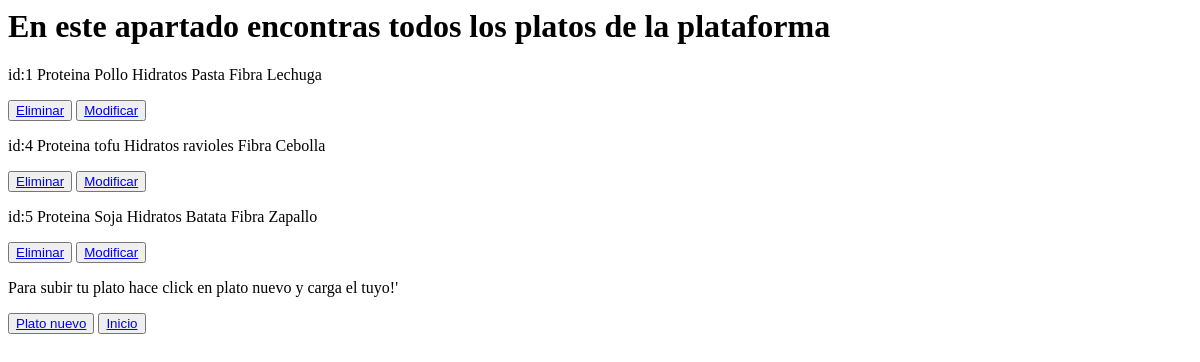
Before: /mostrar_dieta/ with the older database file.
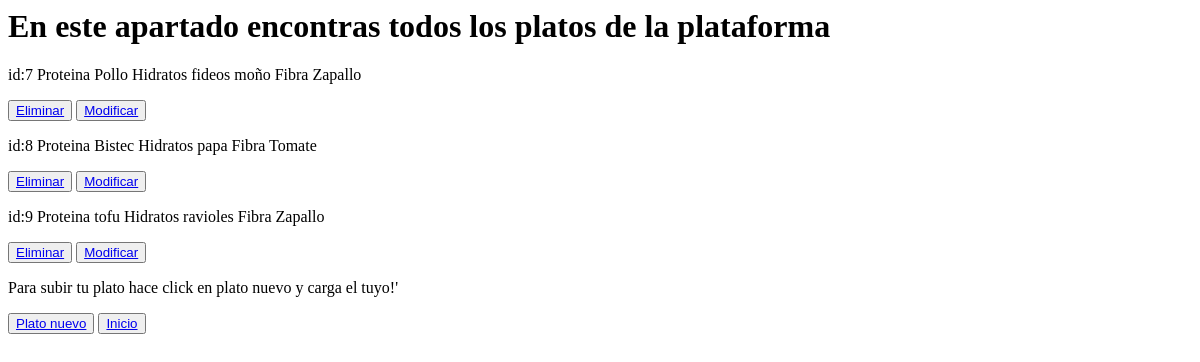
After: the same page with the newer database file.
### Blog1App/models.py (models this page shows)
class Alimentacion(models.Model):
    Proteina= models.CharField(max_length=40)
    Hidratos= models.CharField(max_length=40)
    Fibra= models.CharField(max_length=40)

### Blog1App/views.py (the view)
# urls.py: path('mostrar_dieta/',views.mostrar_comida,name='Mostrar Alimentacion'),
def mostrar_comida(request):
    alimentate= Alimentacion.objects.all()
    context = {'alimentate':alimentate}
    return render(request,'mostrar_alimentacion.html', context=context )

### Blog1App/templates/mostrar_alimentacion.html
<strong><h1>En este apartado encontras todos los platos de la plataforma</h1></strong>
{%for Alimentacion in alimentate %}
<p> id:{{Alimentacion.id}}
    Proteina {{Alimentacion.Proteina}}
    Hidratos {{Alimentacion.Hidratos}}
    Fibra {{Alimentacion.Fibra}}
</p>
    <button>
        <a href="{% url 'Eliminar Alimentacion' Alimentacion.id %}">Eliminar</a>
    </button>
    <button>
        <a href="{% url 'Modificar Alimentacion' Alimentacion.id %}">Modificar</a>
    </button>
{% endfor %}
<p>Para subir tu plato hace click en  plato nuevo  y carga el tuyo!'</p>
<button>
    <a href= "http://127.0.0.1:8000/mostrar_alimentacion/">Plato nuevo</a>
</button>
<button>
    <a href="http://127.0.0.1:8000/">Inicio</a>
</button>

Changed rows visible on the page:
removed Alimentacion: id "1", Proteina "Pollo", Hidratos "Pasta", Fibra "Lechuga"
removed Alimentacion: id "4", Proteina "tofu", Hidratos "ravioles", Fibra "Cebolla"
removed Alimentacion: id "5", Proteina "Soja", Hidratos "Batata", Fibra "Zapallo"
added Alimentacion: id "7", Proteina "Pollo", Hidratos "fideos moño", Fibra "Zapallo"
added Alimentacion: id "8", Proteina "Bistec", Hidratos "papa", Fibra "Tomate"
added Alimentacion: id "9", Proteina "tofu", Hidratos "ravioles", Fibra "Zapallo"
